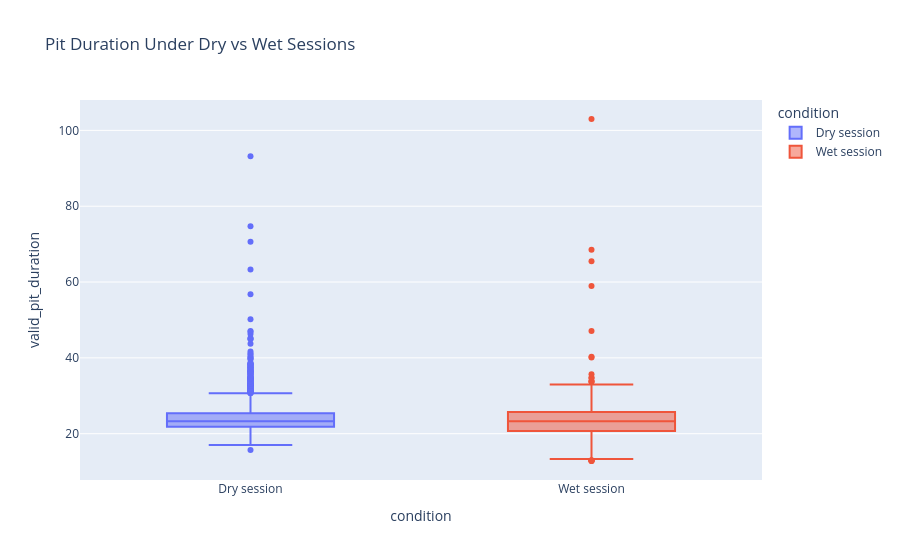

Notebook source saved alongside this figure:
### Code cell
weather_pit = pit_enriched.merge(session_weather, on="session_key", how="left")
weather_pit["condition"] = np.where(weather_pit["rainfall"].fillna(0) > 0, "Wet session", "Dry session")
weather_summary = weather_pit.dropna(subset=["valid_pit_duration"]).groupby("condition", as_index=False).agg(
    pit_stops=("valid_pit_duration", "count"),
    avg_pit_duration=("valid_pit_duration", "mean"),
    median_pit_duration=("valid_pit_duration", "median"),
)
weather_summary.to_csv(OUTPUT_TABLES / "pit_weather_summary.csv", index=False)
display(weather_summary)

fig = px.box(
    weather_pit.dropna(subset=["valid_pit_duration"]),
    x="condition",
    y="valid_pit_duration",
    color="condition",
    title="Pit Duration Under Dry vs Wet Sessions",
)
save_fig(fig, "pit_weather_impact")

### Figure 1 — Plotly figure (JSON) as saved in the notebook; plotly's stock layout.template omitted (floating-point values rounded to 4 significant figures; data arrays with more than 128 entries replaced by an {"elided": "..."} marker saying what was removed)
{"data": [{"alignmentgroup": "True", "hovertemplate": "condition=%{x}<br>valid_pit_duration=%{y}<extra></extra>", "legendgroup": "Dry session", "marker": {"color": "#636efa"}, "name": "Dry session", "notched": false, "offsetgroup": "Dry session", "orientation": "v", "showlegend": true, "type": "box", "x": {"elided": "1318 str values"}, "x0": " ", "xaxis": "x", "y": {"elided": "1318 float values"}, "y0": " ", "yaxis": "y"}, {"alignmentgroup": "True", "hovertemplate": "condition=%{x}<br>valid_pit_duration=%{y}<extra></extra>", "legendgroup": "Wet session", "marker": {"color": "#EF553B"}, "name": "Wet session", "notched": false, "offsetgroup": "Wet session", "orientation": "v", "showlegend": true, "type": "box", "x": {"elided": "502 str values"}, "x0": " ", "xaxis": "x", "y": {"elided": "502 float values"}, "y0": " ", "yaxis": "y"}], "layout": {"boxmode": "overlay", "legend": {"title": {"text": "condition"}, "tracegroupgap": 0}, "title": {"text": "Pit Duration Under Dry vs Wet Sessions"}, "xaxis": {"anchor": "y", "categoryarray": ["Dry session", "Wet session"], "categoryorder": "array", "domain": [0.0, 1.0], "title": {"text": "condition"}}, "yaxis": {"anchor": "x", "domain": [0.0, 1.0], "title": {"text": "valid_pit_duration"}}}}
